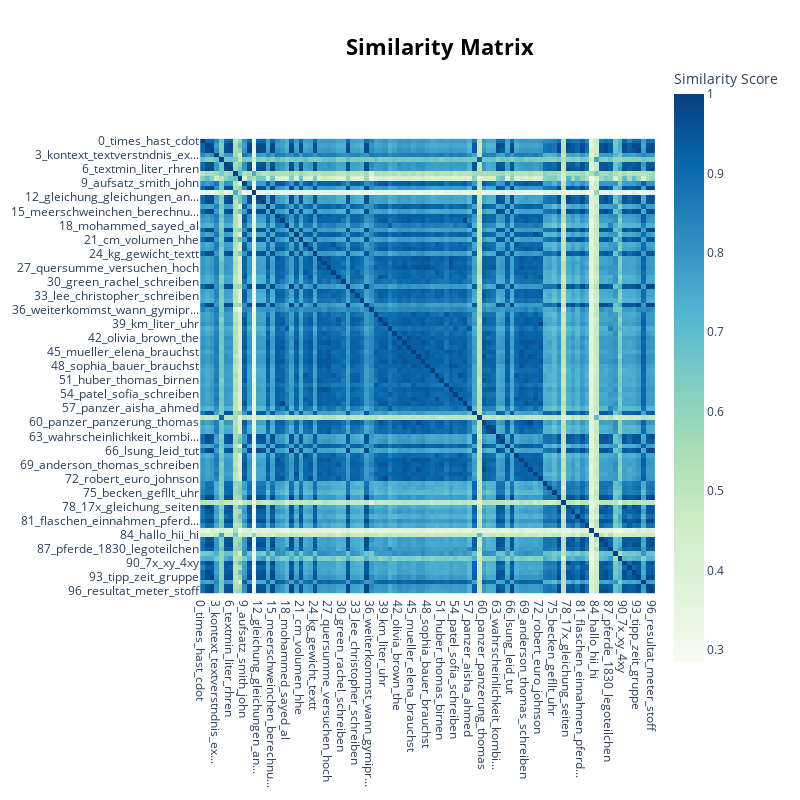

Write notebook code for a chart like this one.
### Code cell
topic_model.visualize_heatmap()

### Figure 1 — Plotly figure (JSON) as saved in the notebook; plotly's stock layout.template omitted (floating-point values rounded to 4 significant figures; data arrays with more than 128 entries replaced by an {"elided": "..."} marker saying what was removed)
{"data": [{"coloraxis": "coloraxis", "hovertemplate": "x: %{x}<br>y: %{y}<br>Similarity Score: %{z}<extra></extra>", "name": "0", "type": "heatmap", "x": ["0_times_hast_cdot", "1_mathe_zahl_denkanste", "2_schritt_schritte_aufgabe", "3_kontext_textverstndnis_ex...", "4_isch_mikrofontaste_sprechen", "5_km_minuten_stunden", "6_textmin_liter_rhren", "7_wagen_englisch_sendeschluss", "8_75_figur_jeweils", "9_aufsatz_smith_john", "10_aufgabe_ziffern_gerne", "11_dd_hj_", "12_gleichung_gleichungen_an...", "13_dezimalstellen_0375_314", "14_2268_18x_stilmittel", "15_meerschweinchen_berechnu...", "16_moore_patricia_schreiben", "17_james_wilson_brauchst", "18_mohammed_sayed_al", "19_antwort_leid_tut", "20_daniel_kim_brief", "21_cm_volumen_hhe", "22_zhang_george_schreiben", "23_roberts_michael_busse", "24_kg_gewicht_textt", "25_berg_victoria_kim", "26_schwarze_lucas_schmidt", "27_quersumme_versuchen_hoch", "28_chang_martin_ekel", "29_ryan_thompson_mchtest", "30_green_rachel_schreiben", "31_heute_hallo_weiterhelfen", "32_goldman_alexander_kgv", "33_lee_christopher_schreiben", "34_oconnor_liam_zucchini", "35_pferde_pd_tage", "36_weiterkommst_wann_gymipr...", "37_garcia_maria_michidu", "38_taylor_km_david", "39_km_liter_uhr", "40_hassan_zara_schreiben", "41_sport_flaschen_meyer", "42_olivia_brown_the", "43_koch_peter_schreiben", "44_richard_brown_schreiben", "45_mueller_elena_brauchst", "46_jennifer_klammer_weber", "47_sagte_fragte_erziehung", "48_sophia_bauer_brauchst", "49_mitchell_sarah_pausen", "50_william_chen_schreiben", "51_huber_thomas_birnen", "52_rodriguez_isabella_schre...", "53_kathete_schmidt_emma", "54_patel_sofia_schreiben", "55_emily_chen_brauchst", "56_absatz_andrew_redewendung", "57_panzer_aisha_ahmed", "58_arbeiter_maschinen_tage", "59_mikrofontaste_sprechen_d...", "60_panzer_panzerung_thomas", "61_bargeld_oliver_wagner", "62_sequenz_hannah_wagner", "63_wahrscheinlichkeit_kombi...", "64_ziffer_ziffern_sekunden", "65_miller_david_schler", "66_lsung_leid_tut", "67_liu_brille_james", "68_textsorte_gehrt_fischer", "69_anderson_thomas_schreiben", "70_he_charles_the", "71_alexandra_kim_brauchst", "72_robert_euro_johnson", "73_tage_pferde_tagen", "74_schneekanonen_stunden_ar...", "75_becken_gefllt_uhr", "76_leid_tut_58", "77_mathpracticecontext_math...", "78_17x_gleichung_seiten", "79_31_alter_mutter", "80_hhe_grundflche_volumen", "81_flaschen_einnahmen_pferd...", "82_knaben_facebook_dorf", "83_starten_anfangen_beginnen", "84_hallo_hii_hi", "85_knaben_ziffern_erklingen", "86_zahlenfolge_100_zahl", "87_pferde_1830_legoteilchen", "88_auswirkungen_nachteile_t...", "89_kg_mischung_robusta", "90_7x_xy_4xy", "91_internet_tglich_sule", "92_ungerade_ziffern_25", "93_tipp_zeit_gruppe", "94_klassenfahrt_schulunifor...", "95_schlauch_untersttzung_wo...", "96_resultat_meter_stoff"], "xaxis": "x", "y": ["0_times_hast_cdot", "1_mathe_zahl_denkanste", "2_schritt_schritte_aufgabe", "3_kontext_textverstndnis_ex...", "4_isch_mikrofontaste_sprechen", "5_km_minuten_stunden", "6_textmin_liter_rhren", "7_wagen_englisch_sendeschluss", "8_75_figur_jeweils", "9_aufsatz_smith_john", "10_aufgabe_ziffern_gerne", "11_dd_hj_", "12_gleichung_gleichungen_an...", "13_dezimalstellen_0375_314", "14_2268_18x_stilmittel", "15_meerschweinchen_berechnu...", "16_moore_patricia_schreiben", "17_james_wilson_brauchst", "18_mohammed_sayed_al", "19_antwort_leid_tut", "20_daniel_kim_brief", "21_cm_volumen_hhe", "22_zhang_george_schreiben", "23_roberts_michael_busse", "24_kg_gewicht_textt", "25_berg_victoria_kim", "26_schwarze_lucas_schmidt", "27_quersumme_versuchen_hoch", "28_chang_martin_ekel", "29_ryan_thompson_mchtest", "30_green_rachel_schreiben", "31_heute_hallo_weiterhelfen", "32_goldman_alexander_kgv", "33_lee_christopher_schreiben", "34_oconnor_liam_zucchini", "35_pferde_pd_tage", "36_weiterkommst_wann_gymipr...", "37_garcia_maria_michidu", "38_taylor_km_david", "39_km_liter_uhr", "40_hassan_zara_schreiben", "41_sport_flaschen_meyer", "42_olivia_brown_the", "43_koch_peter_schreiben", "44_richard_brown_schreiben", "45_mueller_elena_brauchst", "46_jennifer_klammer_weber", "47_sagte_fragte_erziehung", "48_sophia_bauer_brauchst", "49_mitchell_sarah_pausen", "50_william_chen_schreiben", "51_huber_thomas_birnen", "52_rodriguez_isabella_schre...", "53_kathete_schmidt_emma", "54_patel_sofia_schreiben", "55_emily_chen_brauchst", "56_absatz_andrew_redewendung", "57_panzer_aisha_ahmed", "58_arbeiter_maschinen_tage", "59_mikrofontaste_sprechen_d...", "60_panzer_panzerung_thomas", "61_bargeld_oliver_wagner", "62_sequenz_hannah_wagner", "63_wahrscheinlichkeit_kombi...", "64_ziffer_ziffern_sekunden", "65_miller_david_schler", "66_lsung_leid_tut", "67_liu_brille_james", "68_textsorte_gehrt_fischer", "69_anderson_thomas_schreiben", "70_he_charles_the", "71_alexandra_kim_brauchst", "72_robert_euro_johnson", "73_tage_pferde_tagen", "74_schneekanonen_stunden_ar...", "75_becken_gefllt_uhr", "76_leid_tut_58", "77_mathpracticecontext_math...", "78_17x_gleichung_seiten", "79_31_alter_mutter", "80_hhe_grundflche_volumen", "81_flaschen_einnahmen_pferd...", "82_knaben_facebook_dorf", "83_starten_anfangen_beginnen", "84_hallo_hii_hi", "85_knaben_ziffern_erklingen", "86_zahlenfolge_100_zahl", "87_pferde_1830_legoteilchen", "88_auswirkungen_nachteile_t...", "89_kg_mischung_robusta", "90_7x_xy_4xy", "91_internet_tglich_sule", "92_ungerade_ziffern_25", "93_tipp_zeit_gruppe", "94_klassenfahrt_schulunifor...", "95_schlauch_untersttzung_wo...", "96_resultat_meter_stoff"], "yaxis": "y", "z": {"elided": "97x97 float values"}}], "layout": {"coloraxis": {"colorbar": {"title": {"text": "Similarity Score"}}, "colorscale": [[0, "rgb(247,252,240)"], [0.125, "rgb(224,243,219)"], [0.25, "rgb(204,235,197)"], [0.375, "rgb(168,221,181)"], [0.5, "rgb(123,204,196)"], [0.625, "rgb(78,179,211)"], [0.75, "rgb(43,140,190)"], [0.875, "rgb(8,104,172)"], [1, "rgb(8,64,129)"]]}, "height": 800, "hoverlabel": {"bgcolor": "white", "font": {"family": "Rockwell", "size": 16}}, "legend": {"title": {"text": "Trend"}}, "margin": {"t": 60}, "showlegend": true, "title": {"font": {"color": "Black", "size": 22}, "text": "<b>Similarity Matrix</b>", "x": 0.55, "xanchor": "center", "y": 0.95, "yanchor": "top"}, "width": 800, "xaxis": {"anchor": "y", "constrain": "domain", "domain": [0, 1], "scaleanchor": "y"}, "yaxis": {"anchor": "x", "autorange": "reversed", "constrain": "domain", "domain": [0, 1]}}}
